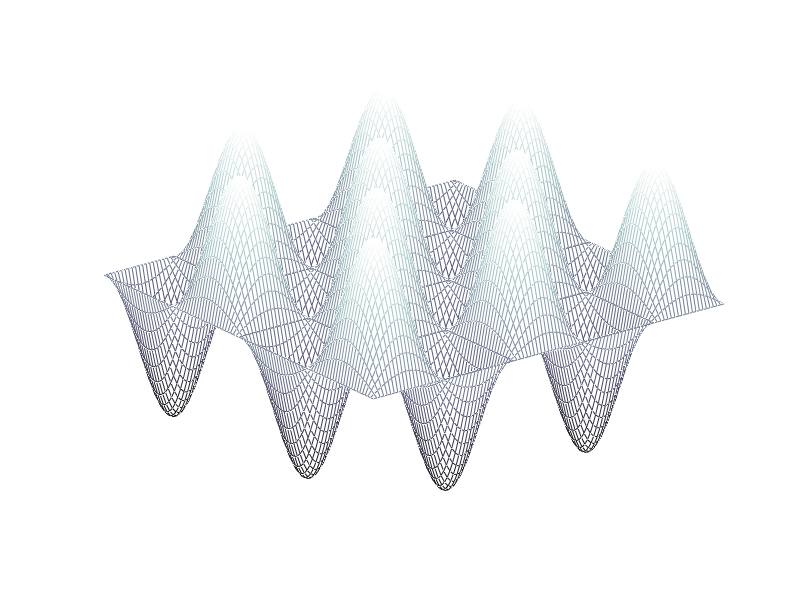

Recreate this plot in MATLAB. (Note: this script raises an error after producing the figure.)
%-----------------------------------------------------
%           Acoustics Tutorial 7 
%    Plotting the modes of a rectangular membrane (skeleton code)
%            Dr Thomas McKenzie
%           Reid School of Music 
%          University of Edinburgh   
%-----------------------------------------------------

clc
clear all
close all

% input params
Lx = 1;             % membrane length in x-direction
Ly = 1;             % membrane length in y-direction
m = 5; n = 4;       % modal index pair
bc = 0;             % choice of boundary condition -> 0: free; 1: fixed

% create grid
dx = 0.01*Lx;               % grid spacing in x
dy = 0.01*Ly;               % grid spacing in y
x = 0 : dx : Lx;            % x axis    
y = 0 : dy : Ly;            % y axis
[X,Y] = meshgrid(x,y) ;     % create 2D grid of points

% mode shapes...
Wmn = sin(m*pi*X/Lx) .* sin(n*pi*Y/Ly);
Wnm = sin(n*pi*X/Lx) .* sin(m*pi*Y/Ly);

% angle of node lines
theta = 2*pi*(0:99)/100;

% open figure
figure1 = figure('Color',[0 0 0]);


for th = 1:length(theta)
    
    % degenerate mode shape
    W = cos(theta(th))*Wmn + sin(theta(th))*Wnm;
    
    % plot
    v     = [0,0] ;
    colormap(bone); 
    mesh(X,Y,W,'facealpha',0.3) ; hold on;
    set(gca,'Color',[0 0 0],'XColor',[1 1 1],'YColor',[1 1 1],'ZColor',...
    [1 1 1]);
    contour(X,Y,W,v,'color','w','linewidth',2) ; hold off;
    zlim([-2 2])
    xlabel('x')
    ylabel('y')
    zlabel('w')
    drawnow
end

W = cos(theta).*Wmn + sin(theta).*Wnm;



